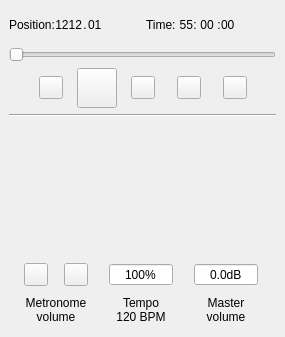
<?xml version="1.0" encoding="UTF-8"?>
<ui version="4.0">
 <class>PlayPanelBase</class>
 <widget class="QDockWidget" name="PlayPanelBase">
  <property name="geometry">
   <rect>
    <x>0</x>
    <y>0</y>
    <width>285</width>
    <height>337</height>
   </rect>
  </property>
  <property name="minimumSize">
   <size>
    <width>285</width>
    <height>300</height>
   </size>
  </property>
  <property name="maximumSize">
   <size>
    <width>524287</width>
    <height>400</height>
   </size>
  </property>
  <property name="floating">
   <bool>true</bool>
  </property>
  <property name="features">
   <set>QDockWidget::AllDockWidgetFeatures</set>
  </property>
  <property name="windowTitle">
   <string>Play Panel</string>
  </property>
  <widget class="QWidget" name="dockWidgetContents">
   <layout class="QVBoxLayout" name="verticalLayout">
    <item>
     <layout class="QGridLayout" name="gridLayout">
      <property name="topMargin">
       <number>0</number>
      </property>
      <property name="verticalSpacing">
       <number>0</number>
      </property>
      <item row="1" column="0">
       <layout class="QHBoxLayout" name="horizontalLayout_2">
        <property name="spacing">
         <number>0</number>
        </property>
        <property name="topMargin">
         <number>0</number>
        </property>
        <item>
         <widget class="QLabel" name="measureBeatTag">
          <property name="sizePolicy">
           <sizepolicy hsizetype="Minimum" vsizetype="Minimum">
            <horstretch>0</horstretch>
            <verstretch>0</verstretch>
           </sizepolicy>
          </property>
          <property name="maximumSize">
           <size>
            <width>1000</width>
            <height>32</height>
           </size>
          </property>
          <property name="toolTip">
           <string>Measure.Beat</string>
          </property>
          <property name="text">
           <string>Position:</string>
          </property>
         </widget>
        </item>
        <item>
         <widget class="QLabel" name="measureLabel">
          <property name="sizePolicy">
           <sizepolicy hsizetype="Minimum" vsizetype="Preferred">
            <horstretch>0</horstretch>
            <verstretch>0</verstretch>
           </sizepolicy>
          </property>
          <property name="minimumSize">
           <size>
            <width>12</width>
            <height>0</height>
           </size>
          </property>
          <property name="maximumSize">
           <size>
            <width>48</width>
            <height>32</height>
           </size>
          </property>
          <property name="text">
           <string notr="true" extracomment="placeholder">1212</string>
          </property>
          <property name="alignment">
           <set>Qt::AlignRight|Qt::AlignTrailing|Qt::AlignVCenter</set>
          </property>
          <property name="indent">
           <number>-1</number>
          </property>
         </widget>
        </item>
        <item>
         <widget class="QLabel" name="measureBeatDot">
          <property name="sizePolicy">
           <sizepolicy hsizetype="Fixed" vsizetype="Preferred">
            <horstretch>0</horstretch>
            <verstretch>0</verstretch>
           </sizepolicy>
          </property>
          <property name="minimumSize">
           <size>
            <width>6</width>
            <height>0</height>
           </size>
          </property>
          <property name="maximumSize">
           <size>
            <width>6</width>
            <height>32</height>
           </size>
          </property>
          <property name="text">
           <string notr="true">.</string>
          </property>
          <property name="alignment">
           <set>Qt::AlignCenter</set>
          </property>
         </widget>
        </item>
        <item>
         <widget class="QLabel" name="beatLabel">
          <property name="sizePolicy">
           <sizepolicy hsizetype="Fixed" vsizetype="Preferred">
            <horstretch>0</horstretch>
            <verstretch>0</verstretch>
           </sizepolicy>
          </property>
          <property name="minimumSize">
           <size>
            <width>20</width>
            <height>0</height>
           </size>
          </property>
          <property name="maximumSize">
           <size>
            <width>20</width>
            <height>32</height>
           </size>
          </property>
          <property name="text">
           <string notr="true" extracomment="placeholder">01</string>
          </property>
          <property name="alignment">
           <set>Qt::AlignLeading|Qt::AlignLeft|Qt::AlignVCenter</set>
          </property>
         </widget>
        </item>
        <item>
         <spacer name="horizontalSpacer_2">
          <property name="orientation">
           <enum>Qt::Horizontal</enum>
          </property>
          <property name="sizeHint" stdset="0">
           <size>
            <width>10</width>
            <height>20</height>
           </size>
          </property>
         </spacer>
        </item>
       </layout>
      </item>
      <item row="1" column="1">
       <layout class="QHBoxLayout" name="horizontalLayout">
        <property name="spacing">
         <number>0</number>
        </property>
        <item>
         <widget class="QLabel" name="timeTag">
          <property name="sizePolicy">
           <sizepolicy hsizetype="Minimum" vsizetype="Minimum">
            <horstretch>0</horstretch>
            <verstretch>0</verstretch>
           </sizepolicy>
          </property>
          <property name="maximumSize">
           <size>
            <width>1000</width>
            <height>32</height>
           </size>
          </property>
          <property name="text">
           <string>Time: </string>
          </property>
          <property name="alignment">
           <set>Qt::AlignLeading|Qt::AlignLeft|Qt::AlignVCenter</set>
          </property>
         </widget>
        </item>
        <item>
         <widget class="QLabel" name="hourLabel">
          <property name="sizePolicy">
           <sizepolicy hsizetype="Minimum" vsizetype="Preferred">
            <horstretch>0</horstretch>
            <verstretch>0</verstretch>
           </sizepolicy>
          </property>
          <property name="minimumSize">
           <size>
            <width>10</width>
            <height>0</height>
           </size>
          </property>
          <property name="maximumSize">
           <size>
            <width>24</width>
            <height>32</height>
           </size>
          </property>
          <property name="text">
           <string notr="true" extracomment="placeholder">55</string>
          </property>
          <property name="alignment">
           <set>Qt::AlignRight|Qt::AlignTrailing|Qt::AlignVCenter</set>
          </property>
         </widget>
        </item>
        <item>
         <widget class="QLabel" name="timeColon1">
          <property name="sizePolicy">
           <sizepolicy hsizetype="Fixed" vsizetype="Preferred">
            <horstretch>0</horstretch>
            <verstretch>0</verstretch>
           </sizepolicy>
          </property>
          <property name="minimumSize">
           <size>
            <width>4</width>
            <height>0</height>
           </size>
          </property>
          <property name="maximumSize">
           <size>
            <width>4</width>
            <height>32</height>
           </size>
          </property>
          <property name="text">
           <string notr="true">:</string>
          </property>
          <property name="alignment">
           <set>Qt::AlignCenter</set>
          </property>
         </widget>
        </item>
        <item>
         <widget class="QLabel" name="minuteLabel">
          <property name="sizePolicy">
           <sizepolicy hsizetype="Fixed" vsizetype="Preferred">
            <horstretch>0</horstretch>
            <verstretch>0</verstretch>
           </sizepolicy>
          </property>
          <property name="minimumSize">
           <size>
            <width>20</width>
            <height>0</height>
           </size>
          </property>
          <property name="maximumSize">
           <size>
            <width>20</width>
            <height>32</height>
           </size>
          </property>
          <property name="text">
           <string notr="true" extracomment="placeholder">00</string>
          </property>
          <property name="alignment">
           <set>Qt::AlignCenter</set>
          </property>
         </widget>
        </item>
        <item>
         <widget class="QLabel" name="timeColon2">
          <property name="sizePolicy">
           <sizepolicy hsizetype="Fixed" vsizetype="Preferred">
            <horstretch>0</horstretch>
            <verstretch>0</verstretch>
           </sizepolicy>
          </property>
          <property name="minimumSize">
           <size>
            <width>4</width>
            <height>0</height>
           </size>
          </property>
          <property name="maximumSize">
           <size>
            <width>4</width>
            <height>32</height>
           </size>
          </property>
          <property name="text">
           <string notr="true">:</string>
          </property>
          <property name="alignment">
           <set>Qt::AlignCenter</set>
          </property>
         </widget>
        </item>
        <item>
         <widget class="QLabel" name="secondLabel">
          <property name="sizePolicy">
           <sizepolicy hsizetype="Fixed" vsizetype="Preferred">
            <horstretch>0</horstretch>
            <verstretch>0</verstretch>
           </sizepolicy>
          </property>
          <property name="minimumSize">
           <size>
            <width>20</width>
            <height>0</height>
           </size>
          </property>
          <property name="maximumSize">
           <size>
            <width>20</width>
            <height>32</height>
           </size>
          </property>
          <property name="text">
           <string notr="true" extracomment="placeholder">00</string>
          </property>
          <property name="alignment">
           <set>Qt::AlignLeading|Qt::AlignLeft|Qt::AlignVCenter</set>
          </property>
         </widget>
        </item>
        <item>
         <spacer name="horizontalSpacer_4">
          <property name="orientation">
           <enum>Qt::Horizontal</enum>
          </property>
          <property name="sizeHint" stdset="0">
           <size>
            <width>10</width>
            <height>20</height>
           </size>
          </property>
         </spacer>
        </item>
       </layout>
      </item>
     </layout>
    </item>
    <item>
     <widget class="QSlider" name="posSlider">
      <property name="focusPolicy">
       <enum>Qt::TabFocus</enum>
      </property>
      <property name="toolTip">
       <string>Playback position</string>
      </property>
      <property name="accessibleName">
       <string>Playback position</string>
      </property>
      <property name="orientation">
       <enum>Qt::Horizontal</enum>
      </property>
     </widget>
    </item>
    <item>
     <layout class="QGridLayout" name="buttonsLayout" columnminimumwidth="0,40,40,40,40,40,0">
      <property name="topMargin">
       <number>0</number>
      </property>
      <item row="0" column="4" alignment="Qt::AlignHCenter">
       <widget class="QToolButton" name="loopButton">
        <property name="text">
         <string notr="true"/>
        </property>
        <property name="icon">
         <iconset resource="musescore.qrc">
          <normaloff>:/data/icons/media-playback-loop.svg</normaloff>:/data/icons/media-playback-loop.svg</iconset>
        </property>
        <property name="checkable">
         <bool>true</bool>
        </property>
       </widget>
      </item>
      <item row="0" column="1" alignment="Qt::AlignHCenter">
       <widget class="QToolButton" name="rewindButton">
        <property name="text">
         <string notr="true"/>
        </property>
        <property name="icon">
         <iconset resource="musescore.qrc">
          <normaloff>:/data/icons/media-skip-backward.svg</normaloff>:/data/icons/media-skip-backward.svg</iconset>
        </property>
       </widget>
      </item>
      <item row="0" column="5" alignment="Qt::AlignHCenter">
       <widget class="QToolButton" name="loopOutButton">
        <property name="text">
         <string notr="true"/>
        </property>
        <property name="icon">
         <iconset resource="musescore.qrc">
          <normaloff>:/data/icons/media-playback-loop-out.svg</normaloff>:/data/icons/media-playback-loop-out.svg</iconset>
        </property>
        <property name="checkable">
         <bool>true</bool>
        </property>
       </widget>
      </item>
      <item row="0" column="0">
       <spacer name="horizontalSpacer_3">
        <property name="orientation">
         <enum>Qt::Horizontal</enum>
        </property>
        <property name="sizeHint" stdset="0">
         <size>
          <width>10</width>
          <height>20</height>
         </size>
        </property>
       </spacer>
      </item>
      <item row="0" column="3" alignment="Qt::AlignHCenter">
       <widget class="QToolButton" name="loopInButton">
        <property name="text">
         <string notr="true"/>
        </property>
        <property name="icon">
         <iconset resource="musescore.qrc">
          <normaloff>:/data/icons/media-playback-loop-in.svg</normaloff>:/data/icons/media-playback-loop-in.svg</iconset>
        </property>
        <property name="checkable">
         <bool>true</bool>
        </property>
       </widget>
      </item>
      <item row="0" column="2" alignment="Qt::AlignHCenter">
       <widget class="QToolButton" name="playButton">
        <property name="minimumSize">
         <size>
          <width>40</width>
          <height>40</height>
         </size>
        </property>
        <property name="maximumSize">
         <size>
          <width>40</width>
          <height>40</height>
         </size>
        </property>
        <property name="text">
         <string notr="true"/>
        </property>
        <property name="icon">
         <iconset resource="musescore.qrc">
          <normaloff>:/data/icons/media-playback-start.svg</normaloff>:/data/icons/media-playback-start.svg</iconset>
        </property>
        <property name="checkable">
         <bool>true</bool>
        </property>
       </widget>
      </item>
      <item row="0" column="6">
       <spacer name="horizontalSpacer_5">
        <property name="orientation">
         <enum>Qt::Horizontal</enum>
        </property>
        <property name="sizeHint" stdset="0">
         <size>
          <width>10</width>
          <height>20</height>
         </size>
        </property>
       </spacer>
      </item>
     </layout>
    </item>
    <item>
     <widget class="Line" name="line">
      <property name="orientation">
       <enum>Qt::Horizontal</enum>
      </property>
     </widget>
    </item>
    <item>
     <layout class="QGridLayout" name="slidersEtcLayout">
      <property name="sizeConstraint">
       <enum>QLayout::SetDefaultConstraint</enum>
      </property>
      <property name="leftMargin">
       <number>0</number>
      </property>
      <property name="topMargin">
       <number>0</number>
      </property>
      <property name="rightMargin">
       <number>0</number>
      </property>
      <property name="bottomMargin">
       <number>0</number>
      </property>
      <property name="spacing">
       <number>6</number>
      </property>
      <item row="1" column="2">
       <layout class="QHBoxLayout" name="volumeTextLayout">
        <property name="leftMargin">
         <number>0</number>
        </property>
        <property name="topMargin">
         <number>0</number>
        </property>
        <property name="rightMargin">
         <number>0</number>
        </property>
        <property name="bottomMargin">
         <number>0</number>
        </property>
        <item>
         <widget class="QDoubleSpinBox" name="volSpinBox">
          <property name="sizePolicy">
           <sizepolicy hsizetype="Fixed" vsizetype="Fixed">
            <horstretch>0</horstretch>
            <verstretch>0</verstretch>
           </sizepolicy>
          </property>
          <property name="maximumSize">
           <size>
            <width>64</width>
            <height>16777215</height>
           </size>
          </property>
          <property name="toolTip">
           <string>Master volume (decibel)</string>
          </property>
          <property name="accessibleName">
           <string>Master volume (decibel)</string>
          </property>
          <property name="alignment">
           <set>Qt::AlignCenter</set>
          </property>
          <property name="buttonSymbols">
           <enum>QAbstractSpinBox::NoButtons</enum>
          </property>
          <property name="suffix">
           <string extracomment="decibel">dB</string>
          </property>
          <property name="decimals">
           <number>1</number>
          </property>
         </widget>
        </item>
       </layout>
      </item>
      <item row="2" column="1">
       <layout class="QHBoxLayout" name="tempoLabelLayout">
        <item>
         <widget class="QLabel" name="tempoLabel">
          <property name="sizePolicy">
           <sizepolicy hsizetype="Minimum" vsizetype="Fixed">
            <horstretch>0</horstretch>
            <verstretch>0</verstretch>
           </sizepolicy>
          </property>
          <property name="maximumSize">
           <size>
            <width>16777215</width>
            <height>36</height>
           </size>
          </property>
          <property name="toolTip">
           <string>Actual tempo in quarter notes per minute</string>
          </property>
          <property name="frameShape">
           <enum>QFrame::NoFrame</enum>
          </property>
          <property name="lineWidth">
           <number>2</number>
          </property>
          <property name="midLineWidth">
           <number>2</number>
          </property>
          <property name="text">
           <string notr="true">Tempo
120 BPM</string>
          </property>
          <property name="textFormat">
           <enum>Qt::PlainText</enum>
          </property>
          <property name="alignment">
           <set>Qt::AlignCenter</set>
          </property>
          <property name="textInteractionFlags">
           <set>Qt::NoTextInteraction</set>
          </property>
         </widget>
        </item>
       </layout>
      </item>
      <item row="2" column="0">
       <layout class="QHBoxLayout" name="metronomeTagLayout">
        <property name="topMargin">
         <number>0</number>
        </property>
        <item>
         <widget class="QLabel" name="metronomeTag">
          <property name="sizePolicy">
           <sizepolicy hsizetype="Minimum" vsizetype="Fixed">
            <horstretch>0</horstretch>
            <verstretch>0</verstretch>
           </sizepolicy>
          </property>
          <property name="maximumSize">
           <size>
            <width>16777215</width>
            <height>36</height>
           </size>
          </property>
          <property name="text">
           <string>Metronome
volume</string>
          </property>
          <property name="textFormat">
           <enum>Qt::PlainText</enum>
          </property>
          <property name="alignment">
           <set>Qt::AlignCenter</set>
          </property>
         </widget>
        </item>
       </layout>
      </item>
      <item row="1" column="1">
       <layout class="QHBoxLayout" name="tempoPercentLayout">
        <item>
         <widget class="QDoubleSpinBox" name="relTempoBox">
          <property name="sizePolicy">
           <sizepolicy hsizetype="Fixed" vsizetype="Fixed">
            <horstretch>0</horstretch>
            <verstretch>0</verstretch>
           </sizepolicy>
          </property>
          <property name="maximumSize">
           <size>
            <width>64</width>
            <height>16777215</height>
           </size>
          </property>
          <property name="toolTip">
           <string>Relative tempo (as percentage)</string>
          </property>
          <property name="accessibleName">
           <string>Relative tempo (as percentage)</string>
          </property>
          <property name="alignment">
           <set>Qt::AlignCenter</set>
          </property>
          <property name="buttonSymbols">
           <enum>QAbstractSpinBox::NoButtons</enum>
          </property>
          <property name="prefix">
           <string/>
          </property>
          <property name="suffix">
           <string notr="true">%</string>
          </property>
          <property name="decimals">
           <number>0</number>
          </property>
          <property name="minimum">
           <double>10.000000000000000</double>
          </property>
          <property name="maximum">
           <double>300.000000000000000</double>
          </property>
          <property name="singleStep">
           <double>5.000000000000000</double>
          </property>
          <property name="value">
           <double>100.000000000000000</double>
          </property>
         </widget>
        </item>
       </layout>
      </item>
      <item row="1" column="0">
       <layout class="QHBoxLayout" name="metonomeButtonsLayout">
        <property name="spacing">
         <number>-1</number>
        </property>
        <item>
         <widget class="QToolButton" name="countInButton">
          <property name="sizePolicy">
           <sizepolicy hsizetype="Fixed" vsizetype="Fixed">
            <horstretch>0</horstretch>
            <verstretch>0</verstretch>
           </sizepolicy>
          </property>
          <property name="maximumSize">
           <size>
            <width>16777215</width>
            <height>16777215</height>
           </size>
          </property>
          <property name="text">
           <string notr="true"/>
          </property>
          <property name="icon">
           <iconset resource="musescore.qrc">
            <normaloff>:/data/icons/media-playback-countin.svg</normaloff>:/data/icons/media-playback-countin.svg</iconset>
          </property>
         </widget>
        </item>
        <item>
         <spacer name="horizontalSpacer">
          <property name="orientation">
           <enum>Qt::Horizontal</enum>
          </property>
          <property name="sizeType">
           <enum>QSizePolicy::Fixed</enum>
          </property>
          <property name="sizeHint" stdset="0">
           <size>
            <width>10</width>
            <height>20</height>
           </size>
          </property>
         </spacer>
        </item>
        <item>
         <widget class="QToolButton" name="metronomeButton">
          <property name="sizePolicy">
           <sizepolicy hsizetype="Fixed" vsizetype="Fixed">
            <horstretch>0</horstretch>
            <verstretch>0</verstretch>
           </sizepolicy>
          </property>
          <property name="maximumSize">
           <size>
            <width>16777215</width>
            <height>16777215</height>
           </size>
          </property>
          <property name="text">
           <string notr="true"/>
          </property>
          <property name="icon">
           <iconset resource="musescore.qrc">
            <normaloff>:/data/icons/media-playback-metronome.svg</normaloff>:/data/icons/media-playback-metronome.svg</iconset>
          </property>
         </widget>
        </item>
       </layout>
      </item>
      <item row="0" column="0">
       <layout class="QHBoxLayout" name="metroSliderLayout">
        <property name="topMargin">
         <number>0</number>
        </property>
        <item>
         <spacer name="metroSliderSpacer">
          <property name="orientation">
           <enum>Qt::Horizontal</enum>
          </property>
          <property name="sizeType">
           <enum>QSizePolicy::Fixed</enum>
          </property>
          <property name="sizeHint" stdset="0">
           <size>
            <width>20</width>
            <height>20</height>
           </size>
          </property>
         </spacer>
        </item>
        <item>
         <widget class="Awl::VolSlider" name="mgainSlider" native="true">
          <property name="sizePolicy">
           <sizepolicy hsizetype="Fixed" vsizetype="Maximum">
            <horstretch>0</horstretch>
            <verstretch>0</verstretch>
           </sizepolicy>
          </property>
          <property name="minimumSize">
           <size>
            <width>0</width>
            <height>64</height>
           </size>
          </property>
          <property name="maximumSize">
           <size>
            <width>128</width>
            <height>256</height>
           </size>
          </property>
          <property name="focusPolicy">
           <enum>Qt::TabFocus</enum>
          </property>
          <property name="toolTip">
           <string>Metronome volume</string>
          </property>
          <property name="accessibleName">
           <string>Metronome volume</string>
          </property>
          <property name="accessibleDescription">
           <string>Use up and down arrows to change value</string>
          </property>
          <property name="autoFillBackground">
           <bool>false</bool>
          </property>
         </widget>
        </item>
       </layout>
      </item>
      <item row="0" column="1">
       <layout class="QHBoxLayout" name="tempoSliderLayout">
        <property name="topMargin">
         <number>0</number>
        </property>
        <item>
         <widget class="Awl::Slider" name="tempoSlider" native="true">
          <property name="sizePolicy">
           <sizepolicy hsizetype="Preferred" vsizetype="Maximum">
            <horstretch>0</horstretch>
            <verstretch>0</verstretch>
           </sizepolicy>
          </property>
          <property name="minimumSize">
           <size>
            <width>0</width>
            <height>64</height>
           </size>
          </property>
          <property name="maximumSize">
           <size>
            <width>128</width>
            <height>256</height>
           </size>
          </property>
          <property name="focusPolicy">
           <enum>Qt::TabFocus</enum>
          </property>
          <property name="toolTip">
           <string>Relative tempo</string>
          </property>
          <property name="accessibleName">
           <string>Relative tempo</string>
          </property>
          <property name="accessibleDescription">
           <string>Use up and down arrows to change value</string>
          </property>
          <property name="value" stdset="0">
           <double>100.000000000000000</double>
          </property>
          <property name="scaleWidth" stdset="0">
           <number>7</number>
          </property>
          <property name="minValue" stdset="0">
           <double>10.000000000000000</double>
          </property>
          <property name="maxValue" stdset="0">
           <double>300.000000000000000</double>
          </property>
          <property name="lineStep" stdset="0">
           <double>1.000000000000000</double>
          </property>
          <property name="pageStep" stdset="0">
           <double>10.000000000000000</double>
          </property>
         </widget>
        </item>
       </layout>
      </item>
      <item row="0" column="2">
       <layout class="QHBoxLayout" name="volumeSliderLayout">
        <property name="topMargin">
         <number>0</number>
        </property>
        <item>
         <widget class="Awl::VolSlider" name="volumeSlider" native="true">
          <property name="sizePolicy">
           <sizepolicy hsizetype="Preferred" vsizetype="Maximum">
            <horstretch>0</horstretch>
            <verstretch>0</verstretch>
           </sizepolicy>
          </property>
          <property name="minimumSize">
           <size>
            <width>0</width>
            <height>64</height>
           </size>
          </property>
          <property name="maximumSize">
           <size>
            <width>128</width>
            <height>256</height>
           </size>
          </property>
          <property name="focusPolicy">
           <enum>Qt::TabFocus</enum>
          </property>
          <property name="toolTip">
           <string>Master volume</string>
          </property>
          <property name="accessibleName">
           <string>Master volume</string>
          </property>
          <property name="accessibleDescription">
           <string>Use up and down arrows to change value</string>
          </property>
         </widget>
        </item>
       </layout>
      </item>
      <item row="2" column="2">
       <layout class="QHBoxLayout" name="volumeTagLayout">
        <property name="topMargin">
         <number>0</number>
        </property>
        <item>
         <widget class="QLabel" name="volumeTag">
          <property name="sizePolicy">
           <sizepolicy hsizetype="Minimum" vsizetype="Fixed">
            <horstretch>0</horstretch>
            <verstretch>0</verstretch>
           </sizepolicy>
          </property>
          <property name="maximumSize">
           <size>
            <width>16777215</width>
            <height>36</height>
           </size>
          </property>
          <property name="mouseTracking">
           <bool>true</bool>
          </property>
          <property name="text">
           <string extracomment="short text for volume slider">Master
volume</string>
          </property>
          <property name="textFormat">
           <enum>Qt::PlainText</enum>
          </property>
          <property name="alignment">
           <set>Qt::AlignCenter</set>
          </property>
         </widget>
        </item>
       </layout>
      </item>
     </layout>
    </item>
   </layout>
  </widget>
 </widget>
 <customwidgets>
  <customwidget>
   <class>Awl::Slider</class>
   <extends>QWidget</extends>
   <header>awl/slider.h</header>
  </customwidget>
  <customwidget>
   <class>Awl::VolSlider</class>
   <extends>Awl::Slider</extends>
   <header>awl/volslider.h</header>
  </customwidget>
 </customwidgets>
 <resources>
  <include location="musescore.qrc"/>
 </resources>
 <connections/>
</ui>
